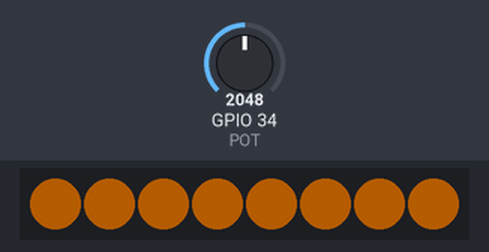
Bench run of a sketch on a simulated ESP32. Parts: 8 RGB LEDs in strip order, left to right. The inputs (shaded band) are chosen by the test bench; at power-on: GPIO 34 (POT) = 2048. Dim RGB values are drawn brighter than linear.

Above: at 1.2 s.
1.3 s: GPIO 34 (POT) set to 2683
2.8 s: GPIO 34 (POT) set to 2755
At 4.0 s:
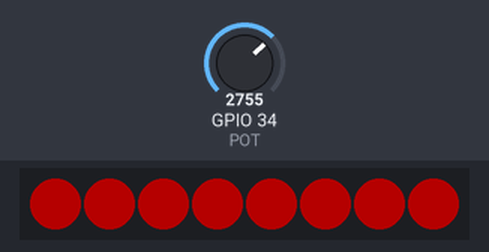
4.3 s: GPIO 34 (POT) set to 1320
At 5.3 s:
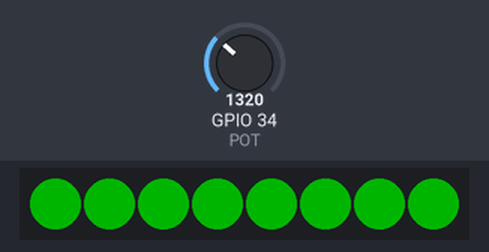
5.8 s: GPIO 34 (POT) set to 1412
At 6.4 s:
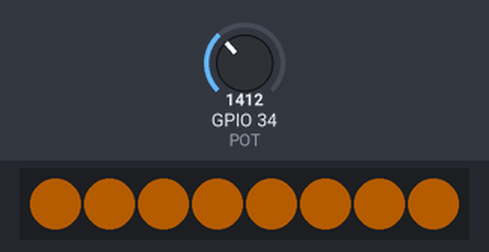
7.3 s: GPIO 34 (POT) set to 1228
At 8.7 s:
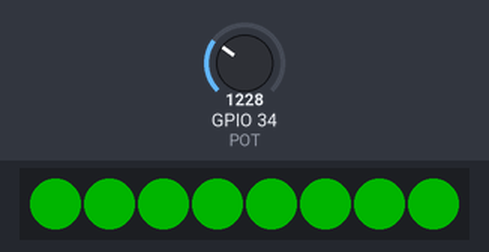
Timing chart, 0 to 9.8 s (numbered marks = the images above; inputs shaded):
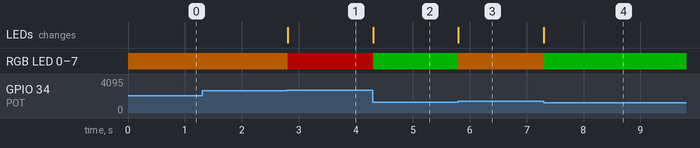

The sketch:

NP02_RGB_pot.ino
```cpp
#include <Adafruit_NeoPixel.h>

#define NUMPIXELS 8
#define PIN 26
#define POT 34

Adafruit_NeoPixel tira = Adafruit_NeoPixel(NUMPIXELS, PIN, NEO_GRB + NEO_KHZ800);

void color(String _color)
{
  if(_color == "rojo")
  {
    for(int i = 0; i < 8; i++)
    {
      tira.setPixelColor(i, tira.Color(255, 0, 0));
      tira.show();
    }
  }

  if(_color == "verde")
  {
    for(int i = 0; i < 8; i++)
    {
      tira.setPixelColor(i, tira.Color(0, 255, 0));
      tira.show();
    }
  }

  if(_color == "naranja")
  {
    for(int i = 0; i < 8; i++)
    {
      tira.setPixelColor(i, tira.Color(255, 128, 0));
      tira.show();
    }
  }

  if(_color == "off")
  {
    for(int i = 0; i < 8; i++)
    {
      tira.setPixelColor(i, tira.Color(0, 0, 0));
      tira.show();
    }
  }
}

void setup()
{
  tira.begin();
  tira.setBrightness(64);
  tira.clear();
}

void loop()
{
  int pot = analogRead(POT);

  if(pot <= 1360) color("verde");
  else if(pot <= 2720) color("naranja");
  else if(pot <= 4095) color("rojo");

}
```

Measured:
- the behaviour switches between 2720 and 2721 on GPIO 34 (POT) (found by bisection; images 0 and 1)
- the behaviour switches between 1360 and 1361 on GPIO 34 (POT) (found by bisection; images 2 and 3)
- after the input at 1.3 s, every drawn part: stays the same
- after the input at 2.8 s, RGB LED 0–7: RGB(64, 32, 0) → RGB(64, 0, 0) at once; the LEDs: change at once (image 1)
- after the input at 4.3 s, RGB LED 0–7: RGB(64, 0, 0) → RGB(0, 64, 0) at once; the LEDs: change at once (image 2)
- after the input at 5.8 s, RGB LED 0–7: RGB(0, 64, 0) → RGB(64, 32, 0) at once; the LEDs: change at once (image 3)
- after the input at 7.3 s, RGB LED 0–7: RGB(64, 32, 0) → RGB(0, 64, 0) at once; the LEDs: change at once (image 4)
